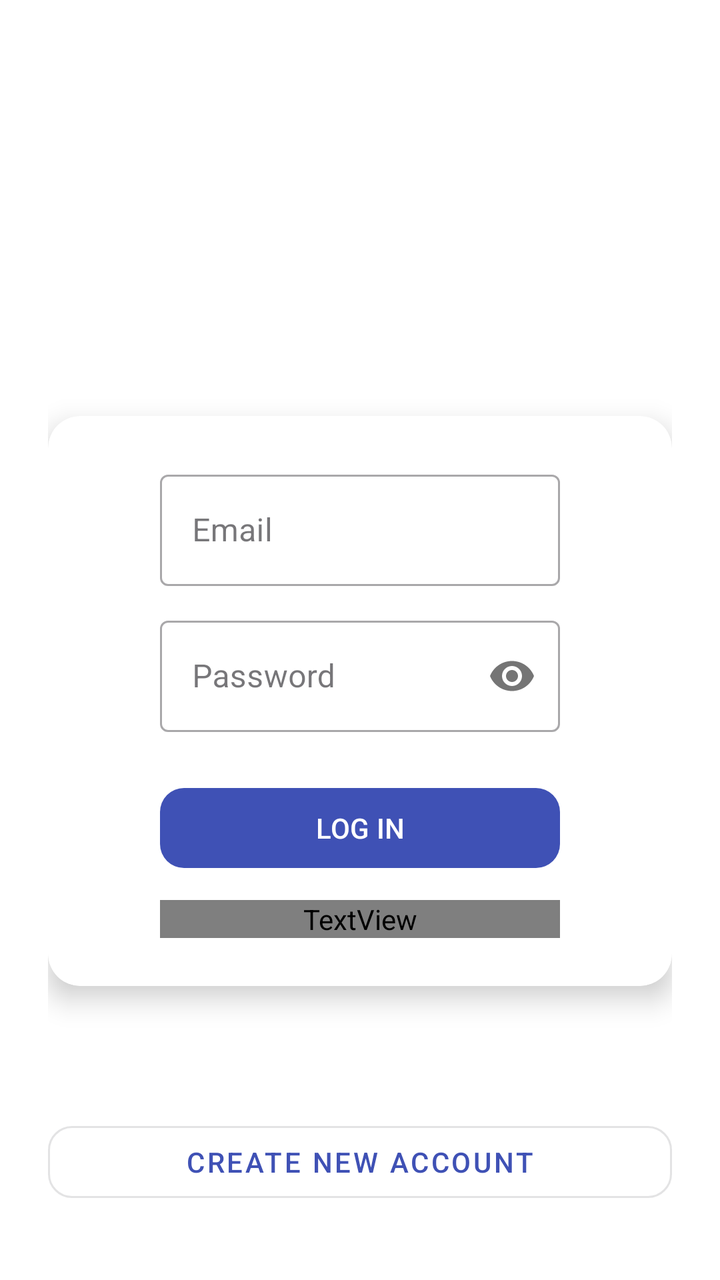
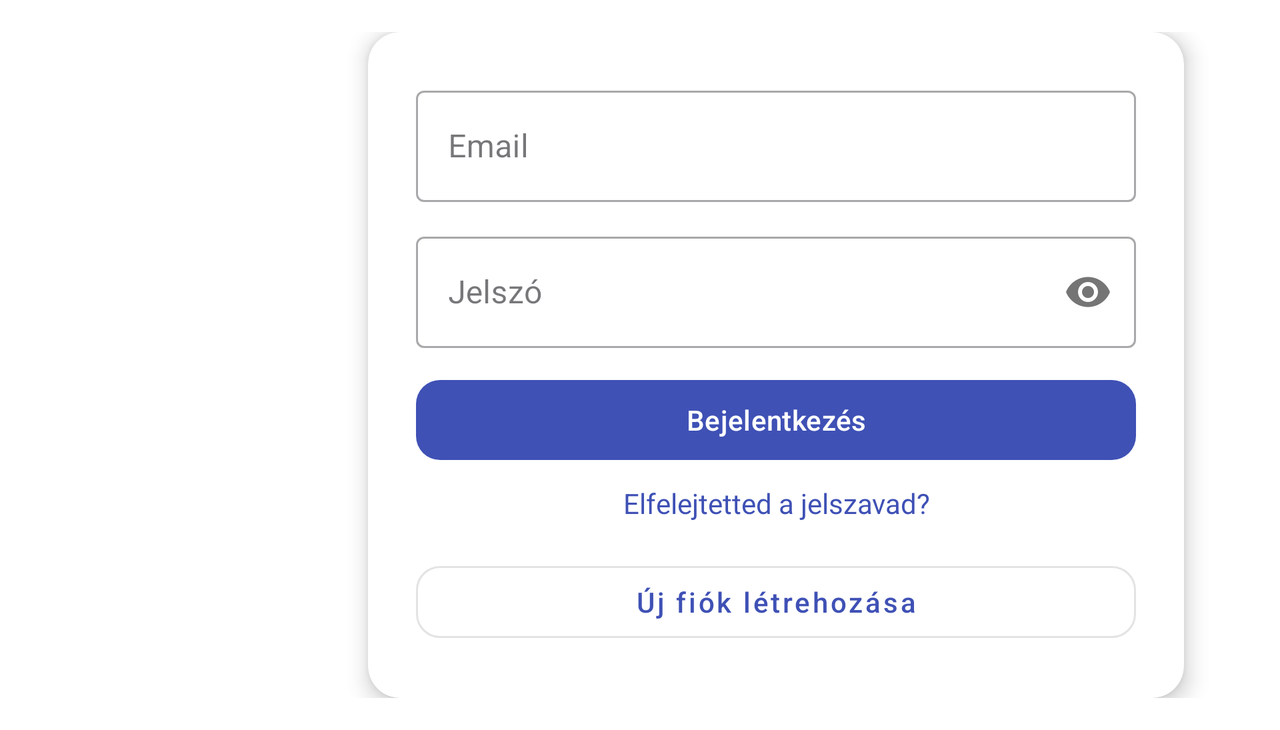

The same Android screen from two of the app's own layout files: first res/layout/ as a phone draws it, then the repository's variant for another configuration, drawn on a device whose configuration selects that folder. Both files follow.
<!-- AndroidManifest.xml: application theme Theme.CarPartsShop -->
<!-- res/layout/activity_login.xml -->
<?xml version="1.0" encoding="utf-8"?>
<androidx.core.widget.NestedScrollView xmlns:android="http://schemas.android.com/apk/res/android"
    xmlns:app="http://schemas.android.com/apk/res-auto"
    xmlns:tools="http://schemas.android.com/tools"
    android:id="@+id/scrollView"
    android:layout_width="match_parent"
    android:layout_height="match_parent"
    android:fillViewport="true"
    android:background="@android:color/white"
    tools:context=".LoginActivity">

    <androidx.constraintlayout.widget.ConstraintLayout
        android:layout_width="match_parent"
        android:layout_height="wrap_content"
        android:padding="24dp">

        
        <ImageView
            android:id="@+id/ivLogo"
            android:layout_width="120dp"
            android:layout_height="120dp"
            android:layout_marginBottom="16dp"
            android:contentDescription="App Logo"
            android:src="@drawable/carpart"
            app:layout_constraintBottom_toTopOf="@+id/cardView"
            app:layout_constraintEnd_toEndOf="parent"
            app:layout_constraintHorizontal_bias="0.497"
            app:layout_constraintStart_toStartOf="parent"
            app:layout_constraintTop_toTopOf="parent" />

        
        <androidx.cardview.widget.CardView
            android:id="@+id/cardView"
            android:layout_width="0dp"
            android:layout_height="wrap_content"
            android:layout_marginTop="64dp"
            app:cardCornerRadius="16dp"
            app:cardElevation="8dp"
            app:layout_constraintEnd_toEndOf="parent"
            app:layout_constraintHorizontal_bias="0.0"
            app:layout_constraintStart_toStartOf="parent"
            app:layout_constraintTop_toBottomOf="@id/ivLogo">

            <LinearLayout
                android:layout_width="match_parent"
                android:layout_height="wrap_content"
                android:layout_marginStart="32dp"
                android:layout_marginEnd="32dp"
                android:orientation="vertical"
                android:padding="24dp">

                <com.google.android.material.textfield.TextInputLayout
                    style="@style/Widget.MaterialComponents.TextInputLayout.OutlinedBox"
                    android:layout_width="match_parent"
                    android:layout_height="wrap_content"
                    android:hint="Email"
                    android:layout_marginBottom="12dp">

                    <com.google.android.material.textfield.TextInputEditText
                        android:id="@+id/editTextEmail"
                        android:layout_width="match_parent"
                        android:layout_height="wrap_content"
                        android:inputType="textEmailAddress" />
                </com.google.android.material.textfield.TextInputLayout>

                <com.google.android.material.textfield.TextInputLayout
                    style="@style/Widget.MaterialComponents.TextInputLayout.OutlinedBox"
                    android:layout_width="match_parent"
                    android:layout_height="wrap_content"
                    android:hint="Password"
                    app:passwordToggleEnabled="true">

                    <com.google.android.material.textfield.TextInputEditText
                        android:id="@+id/editTextPassword"
                        android:layout_width="match_parent"
                        android:layout_height="wrap_content"
                        android:inputType="textPassword" />
                </com.google.android.material.textfield.TextInputLayout>

                <com.google.android.material.button.MaterialButton
                    android:id="@+id/buttonLogin"
                    android:layout_width="match_parent"
                    android:layout_height="wrap_content"
                    android:layout_marginTop="24dp"
                    android:text="Log in"
                    android:textAllCaps="true"
                    app:cornerRadius="12dp" />

                <TextView
                    android:id="@+id/textViewForgotPassword"
                    android:layout_width="match_parent"
                    android:layout_height="wrap_content"
                    android:layout_marginTop="12dp"
                    android:gravity="center"
                    android:text="Forgot password?"
                    android:textColor="@color/instagram_blue"
                    android:textSize="14sp" />
            </LinearLayout>
        </androidx.cardview.widget.CardView>

        
        <com.google.android.material.button.MaterialButton
            android:id="@+id/buttonRegister"
            style="@style/Widget.MaterialComponents.Button.OutlinedButton"
            android:layout_width="0dp"
            android:layout_height="wrap_content"
            android:layout_marginTop="64dp"
            android:text="Create new account"
            android:textAllCaps="true"
            app:cornerRadius="12dp"
            app:layout_constraintEnd_toEndOf="parent"
            app:layout_constraintStart_toStartOf="parent"
            app:layout_constraintTop_toBottomOf="@id/cardView" />

        
        <ProgressBar
            android:id="@+id/progressBar"
            android:layout_width="wrap_content"
            android:layout_height="wrap_content"
            android:visibility="gone"
            app:layout_constraintTop_toTopOf="parent"
            app:layout_constraintBottom_toBottomOf="parent"
            app:layout_constraintStart_toStartOf="parent"
            app:layout_constraintEnd_toEndOf="parent" />

    </androidx.constraintlayout.widget.ConstraintLayout>
</androidx.core.widget.NestedScrollView>
<!-- resources referenced by this layout -->
<resources>
  <style name="Theme.CarPartsShop" parent="Base.Theme.CarPartsShop" />
  <style name="Base.Theme.CarPartsShop" parent="Theme.Material3.DayNight.NoActionBar">
  
          <item name="colorPrimary">@color/colorPrimary</item>
          <item name="colorPrimaryDark">@color/colorPrimaryDark</item>
          <item name="colorAccent">@color/colorAccent</item>
          <item name="android:windowBackground">@color/background</item>
          <item name="colorButtonNormal">@color/buttonColor</item>
          <item name="android:textColorPrimary">@color/black</item>
          <item name="android:textColorSecondary">#757575</item>
      </style>
  <color name="colorPrimary">@color/blue</color>
  <color name="colorPrimaryDark">#303F9F</color>
  <color name="colorAccent">@color/purple</color>
  <color name="background">@color/white</color>
  <color name="buttonColor">@color/blue</color>
  <color name="black">#FF000000</color>
  <color name="blue">#3F51B5</color>
  <color name="purple">#8A3AB9</color>
  <color name="white">#FFFFFFFF</color>
</resources>
<!-- res/layout-land/activity_login.xml (the repository's variant of the layout above) -->
<!-- drawn on the phone turned sideways -->
<?xml version="1.0" encoding="utf-8"?>
<androidx.core.widget.NestedScrollView xmlns:android="http://schemas.android.com/apk/res/android"
    xmlns:app="http://schemas.android.com/apk/res-auto"
    xmlns:tools="http://schemas.android.com/tools"
    android:id="@+id/scrollView"
    android:layout_width="match_parent"
    android:layout_height="match_parent"
    android:fillViewport="true"
    android:background="@android:color/white"
    tools:context=".LoginActivity">

    <androidx.constraintlayout.widget.ConstraintLayout
        android:layout_width="match_parent"
        android:layout_height="wrap_content"
        android:padding="16dp">

        <ImageView
            android:id="@+id/ivLogo"
            android:layout_width="120dp"
            android:layout_height="120dp"
            android:contentDescription="@string/app_logo"
            android:src="@drawable/carpart"
            app:layout_constraintTop_toTopOf="parent"
            app:layout_constraintBottom_toBottomOf="parent"
            app:layout_constraintStart_toStartOf="parent"
            app:layout_constraintVertical_bias="0.4"
            android:layout_marginStart="32dp" />

        <androidx.cardview.widget.CardView
            android:id="@+id/loginCard"
            android:layout_width="0dp"
            android:layout_height="wrap_content"
            android:layout_marginStart="16dp"
            android:layout_marginEnd="32dp"
            app:cardCornerRadius="16dp"
            app:cardElevation="6dp"
            app:layout_constraintTop_toTopOf="parent"
            app:layout_constraintBottom_toBottomOf="parent"
            app:layout_constraintStart_toEndOf="@id/ivLogo"
            app:layout_constraintEnd_toEndOf="parent"
            app:layout_constraintVertical_bias="0.4">

            <LinearLayout
                android:id="@+id/loginForm"
                android:layout_width="match_parent"
                android:layout_height="wrap_content"
                android:orientation="vertical"
                android:padding="24dp">

                <com.google.android.material.textfield.TextInputLayout
                    android:id="@+id/emailLayout"
                    style="@style/Widget.MaterialComponents.TextInputLayout.OutlinedBox"
                    android:layout_width="match_parent"
                    android:layout_height="wrap_content"
                    android:hint="@string/email_hint"
                    android:layout_marginBottom="12dp">

                    <com.google.android.material.textfield.TextInputEditText
                        android:id="@+id/editTextEmail"
                        android:layout_width="match_parent"
                        android:layout_height="wrap_content"
                        android:inputType="textEmailAddress" />
                </com.google.android.material.textfield.TextInputLayout>

                <com.google.android.material.textfield.TextInputLayout
                    android:id="@+id/passwordLayout"
                    style="@style/Widget.MaterialComponents.TextInputLayout.OutlinedBox"
                    android:layout_width="match_parent"
                    android:layout_height="wrap_content"
                    android:hint="@string/password_hint"
                    android:layout_marginBottom="12dp"
                    app:passwordToggleEnabled="true">

                    <com.google.android.material.textfield.TextInputEditText
                        android:id="@+id/editTextPassword"
                        android:layout_width="match_parent"
                        android:layout_height="wrap_content"
                        android:inputType="textPassword" />
                </com.google.android.material.textfield.TextInputLayout>

                <com.google.android.material.button.MaterialButton
                    android:id="@+id/buttonLogin"
                    android:layout_width="match_parent"
                    android:layout_height="wrap_content"
                    android:text="@string/login_button"
                    android:textAllCaps="false"
                    app:cornerRadius="12dp" />

                <TextView
                    android:id="@+id/textViewForgotPassword"
                    android:layout_width="match_parent"
                    android:layout_height="wrap_content"
                    android:layout_marginTop="8dp"
                    android:gravity="center"
                    android:text="@string/forgot_password"
                    android:textColor="@color/blue"
                    android:textSize="14sp" />

                <com.google.android.material.button.MaterialButton
                    android:id="@+id/buttonRegister"
                    style="@style/Widget.MaterialComponents.Button.OutlinedButton"
                    android:layout_width="match_parent"
                    android:layout_height="wrap_content"
                    android:layout_marginTop="16dp"
                    android:text="@string/create_account"
                    android:textAllCaps="false"
                    app:cornerRadius="12dp" />
            </LinearLayout>
        </androidx.cardview.widget.CardView>

        <ProgressBar
            android:id="@+id/progressBar"
            style="?android:attr/progressBarStyle"
            android:layout_width="wrap_content"
            android:layout_height="wrap_content"
            android:visibility="gone"
            app:layout_constraintTop_toTopOf="parent"
            app:layout_constraintBottom_toBottomOf="parent"
            app:layout_constraintStart_toStartOf="parent"
            app:layout_constraintEnd_toEndOf="parent" />

    </androidx.constraintlayout.widget.ConstraintLayout>
</androidx.core.widget.NestedScrollView>
<!-- resources referenced by the variant -->
<!-- as the phone turned sideways resolves them -->
<resources>
  <color name="blue">#3F51B5</color>
  <string name="app_logo">App logó</string>
  <string name="create_account">Új fiók létrehozása</string>
  <string name="email_hint">Email</string>
  <string name="forgot_password">Elfelejtetted a jelszavad?</string>
  <string name="login_button">Bejelentkezés</string>
  <string name="password_hint">Jelszó</string>
  <style name="Theme.CarPartsShop" parent="Base.Theme.CarPartsShop" />
  <style name="Base.Theme.CarPartsShop" parent="Theme.Material3.DayNight.NoActionBar">
  
          <item name="colorPrimary">@color/colorPrimary</item>
          <item name="colorPrimaryDark">@color/colorPrimaryDark</item>
          <item name="colorAccent">@color/colorAccent</item>
          <item name="android:windowBackground">@color/background</item>
          <item name="colorButtonNormal">@color/buttonColor</item>
          <item name="android:textColorPrimary">@color/black</item>
          <item name="android:textColorSecondary">#757575</item>
      </style>
  <color name="colorPrimary">@color/blue</color>
  <color name="colorPrimaryDark">#303F9F</color>
  <color name="colorAccent">@color/purple</color>
  <color name="background">@color/white</color>
  <color name="buttonColor">@color/blue</color>
  <color name="black">#FF000000</color>
  <color name="purple">#8A3AB9</color>
  <color name="white">#FFFFFFFF</color>
</resources>
